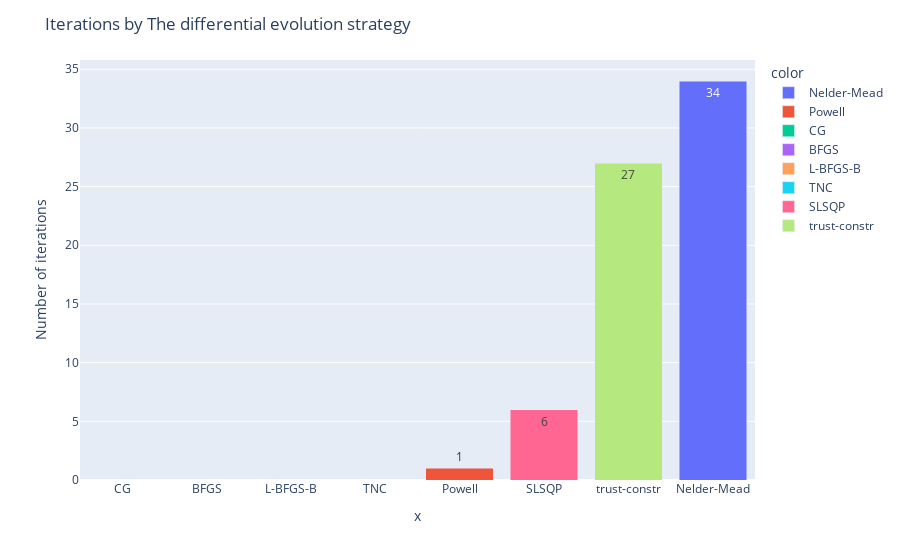

The code cell stored with this chart in its notebook:
### Code cell
mybar = px.bar(x= df.columns, y= df.values.ravel(), color= df.columns, text_auto=True)
fig = go.Figure(mybar,
    layout=go.Layout(height=600, width=800)
)
fig.update_layout( barmode='stack', xaxis={'categoryorder':'total ascending'},)
fig.update_layout(title="Iterations by The differential evolution strategy ", yaxis_title="Number of iterations")
fig.show()

### Figure 1 — Plotly figure (JSON) as saved in the notebook; plotly's stock layout.template omitted (floating-point values rounded to 4 significant figures)
{"data": [{"alignmentgroup": "True", "hovertemplate": "color=Nelder-Mead<br>x=%{x}<br>y=%{y}<extra></extra>", "legendgroup": "Nelder-Mead", "marker": {"color": "#636efa", "pattern": {"shape": ""}}, "name": "Nelder-Mead", "offsetgroup": "Nelder-Mead", "orientation": "v", "showlegend": true, "textposition": "auto", "texttemplate": "%{y}", "type": "bar", "x": ["Nelder-Mead"], "xaxis": "x", "y": [34], "yaxis": "y"}, {"alignmentgroup": "True", "hovertemplate": "color=Powell<br>x=%{x}<br>y=%{y}<extra></extra>", "legendgroup": "Powell", "marker": {"color": "#EF553B", "pattern": {"shape": ""}}, "name": "Powell", "offsetgroup": "Powell", "orientation": "v", "showlegend": true, "textposition": "auto", "texttemplate": "%{y}", "type": "bar", "x": ["Powell"], "xaxis": "x", "y": [1], "yaxis": "y"}, {"alignmentgroup": "True", "hovertemplate": "color=CG<br>x=%{x}<br>y=%{y}<extra></extra>", "legendgroup": "CG", "marker": {"color": "#00cc96", "pattern": {"shape": ""}}, "name": "CG", "offsetgroup": "CG", "orientation": "v", "showlegend": true, "textposition": "auto", "texttemplate": "%{y}", "type": "bar", "x": ["CG"], "xaxis": "x", "y": [0], "yaxis": "y"}, {"alignmentgroup": "True", "hovertemplate": "color=BFGS<br>x=%{x}<br>y=%{y}<extra></extra>", "legendgroup": "BFGS", "marker": {"color": "#ab63fa", "pattern": {"shape": ""}}, "name": "BFGS", "offsetgroup": "BFGS", "orientation": "v", "showlegend": true, "textposition": "auto", "texttemplate": "%{y}", "type": "bar", "x": ["BFGS"], "xaxis": "x", "y": [0], "yaxis": "y"}, {"alignmentgroup": "True", "hovertemplate": "color=L-BFGS-B<br>x=%{x}<br>y=%{y}<extra></extra>", "legendgroup": "L-BFGS-B", "marker": {"color": "#FFA15A", "pattern": {"shape": ""}}, "name": "L-BFGS-B", "offsetgroup": "L-BFGS-B", "orientation": "v", "showlegend": true, "textposition": "auto", "texttemplate": "%{y}", "type": "bar", "x": ["L-BFGS-B"], "xaxis": "x", "y": [0], "yaxis": "y"}, {"alignmentgroup": "True", "hovertemplate": "color=TNC<br>x=%{x}<br>y=%{y}<extra></extra>", "legendgroup": "TNC", "marker": {"color": "#19d3f3", "pattern": {"shape": ""}}, "name": "TNC", "offsetgroup": "TNC", "orientation": "v", "showlegend": true, "textposition": "auto", "texttemplate": "%{y}", "type": "bar", "x": ["TNC"], "xaxis": "x", "y": [0], "yaxis": "y"}, {"alignmentgroup": "True", "hovertemplate": "color=SLSQP<br>x=%{x}<br>y=%{y}<extra></extra>", "legendgroup": "SLSQP", "marker": {"color": "#FF6692", "pattern": {"shape": ""}}, "name": "SLSQP", "offsetgroup": "SLSQP", "orientation": "v", "showlegend": true, "textposition": "auto", "texttemplate": "%{y}", "type": "bar", "x": ["SLSQP"], "xaxis": "x", "y": [6], "yaxis": "y"}, {"alignmentgroup": "True", "hovertemplate": "color=trust-constr<br>x=%{x}<br>y=%{y}<extra></extra>", "legendgroup": "trust-constr", "marker": {"color": "#B6E880", "pattern": {"shape": ""}}, "name": "trust-constr", "offsetgroup": "trust-constr", "orientation": "v", "showlegend": true, "textposition": "auto", "texttemplate": "%{y}", "type": "bar", "x": ["trust-constr"], "xaxis": "x", "y": [27], "yaxis": "y"}], "layout": {"barmode": "stack", "legend": {"title": {"text": "color"}, "tracegroupgap": 0}, "margin": {"t": 60}, "title": {"text": "Iterations by The differential evolution strategy "}, "xaxis": {"anchor": "y", "categoryorder": "total ascending", "domain": [0, 1], "title": {"text": "x"}}, "yaxis": {"anchor": "x", "domain": [0, 1], "title": {"text": "Number of iterations"}}}}
